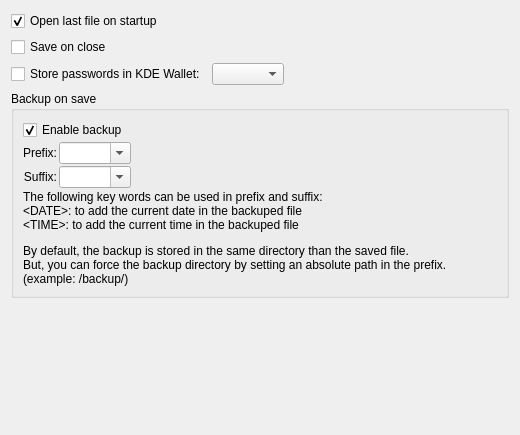
<?xml version="1.0" encoding="UTF-8"?>
<ui version="4.0">
 <author>
SPDX-FileCopyrightText: 2024 S. MANKOWSKI stephane@mankowski.fr
SPDX-FileCopyrightText: 2024 G. DE BURE support@mankowski.fr
SPDX-License-Identifier: GPL-3.0-or-later
 </author>      
 <class>skgfileplugin_pref</class>
 <widget class="QWidget" name="skgfileplugin_pref">
  <property name="geometry">
   <rect>
    <x>0</x>
    <y>0</y>
    <width>520</width>
    <height>435</height>
   </rect>
  </property>
  <layout class="QGridLayout" name="gridLayout_2">
   <item row="0" column="0">
    <widget class="QCheckBox" name="kcfg_openlastfile">
     <property name="text">
      <string>Open last file on startup</string>
     </property>
     <property name="checked">
      <bool>true</bool>
     </property>
    </widget>
   </item>
   <item row="1" column="0">
    <widget class="QCheckBox" name="kcfg_saveonclose">
     <property name="text">
      <string>Save on close</string>
     </property>
    </widget>
   </item>
   <item row="2" column="0">
    <widget class="QCheckBox" name="kcfg_storeInKdeWallet">
     <property name="text">
      <string>Store passwords in KDE Wallet:</string>
     </property>
    </widget>
   </item>
   <item row="3" column="0" colspan="3">
    <widget class="QGroupBox" name="groupBox">
     <property name="title">
      <string>Backup on save</string>
     </property>
     <layout class="QGridLayout" name="gridLayout">
      <property name="spacing">
       <number>2</number>
      </property>
      <item row="0" column="0" colspan="2">
       <widget class="QCheckBox" name="kcfg_backup_enabled">
        <property name="text">
         <string>Enable backup</string>
        </property>
        <property name="checked">
         <bool>true</bool>
        </property>
       </widget>
      </item>
      <item row="1" column="0">
       <widget class="QLabel" name="label">
        <property name="sizePolicy">
         <sizepolicy hsizetype="Fixed" vsizetype="Preferred">
          <horstretch>0</horstretch>
          <verstretch>0</verstretch>
         </sizepolicy>
        </property>
        <property name="text">
         <string>Prefix:</string>
        </property>
        <property name="alignment">
         <set>Qt::AlignRight|Qt::AlignTrailing|Qt::AlignVCenter</set>
        </property>
        <property name="buddy">
         <cstring>kcfg_prefix</cstring>
        </property>
       </widget>
      </item>
      <item row="1" column="1">
       <widget class="SKGComboBox" name="kcfg_prefix">
        <property name="editable">
         <bool>true</bool>
        </property>
       </widget>
      </item>
      <item row="2" column="0">
       <widget class="QLabel" name="label_2">
        <property name="sizePolicy">
         <sizepolicy hsizetype="Fixed" vsizetype="Preferred">
          <horstretch>0</horstretch>
          <verstretch>0</verstretch>
         </sizepolicy>
        </property>
        <property name="text">
         <string>Suffix:</string>
        </property>
        <property name="alignment">
         <set>Qt::AlignRight|Qt::AlignTrailing|Qt::AlignVCenter</set>
        </property>
        <property name="buddy">
         <cstring>kcfg_suffix</cstring>
        </property>
       </widget>
      </item>
      <item row="2" column="1">
       <widget class="SKGComboBox" name="kcfg_suffix">
        <property name="editable">
         <bool>true</bool>
        </property>
       </widget>
      </item>
      <item row="1" column="2">
       <spacer name="horizontalSpacer">
        <property name="orientation">
         <enum>Qt::Horizontal</enum>
        </property>
        <property name="sizeHint" stdset="0">
         <size>
          <width>40</width>
          <height>20</height>
         </size>
        </property>
       </spacer>
      </item>
      <item row="3" column="0" colspan="3">
       <widget class="QLabel" name="label_3">
        <property name="text">
         <string>&lt;html&gt;&lt;head/&gt;&lt;body&gt;&lt;p&gt;The following key words can be used in prefix and suffix:&lt;br/&gt;&amp;lt;DATE&amp;gt;: to add the current date in the backuped file&lt;br/&gt;&amp;lt;TIME&amp;gt;: to add the current time in the backuped file&lt;/p&gt;&lt;p&gt;By default, the backup is stored in the same directory than the saved file.&lt;br/&gt;But, you can force the backup directory by setting an absolute path in the prefix.&lt;br/&gt;(example: /backup/)&lt;/p&gt;&lt;/body&gt;&lt;/html&gt;</string>
        </property>
       </widget>
      </item>
     </layout>
    </widget>
   </item>
   <item row="4" column="0">
    <spacer name="verticalSpacer">
     <property name="orientation">
      <enum>Qt::Vertical</enum>
     </property>
     <property name="sizeHint" stdset="0">
      <size>
       <width>20</width>
       <height>16</height>
      </size>
     </property>
    </spacer>
   </item>
   <item row="2" column="1">
    <widget class="SKGComboBox" name="kcfg_selectedWallet"/>
   </item>
   <item row="2" column="2">
    <spacer name="horizontalSpacer_2">
     <property name="orientation">
      <enum>Qt::Horizontal</enum>
     </property>
     <property name="sizeHint" stdset="0">
      <size>
       <width>40</width>
       <height>20</height>
      </size>
     </property>
    </spacer>
   </item>
  </layout>
 </widget>
 <customwidgets>
  <customwidget>
   <class>SKGComboBox</class>
   <extends>QComboBox</extends>
   <header>skgcombobox.h</header>
  </customwidget>
 </customwidgets>
 <resources/>
 <connections/>
</ui>
